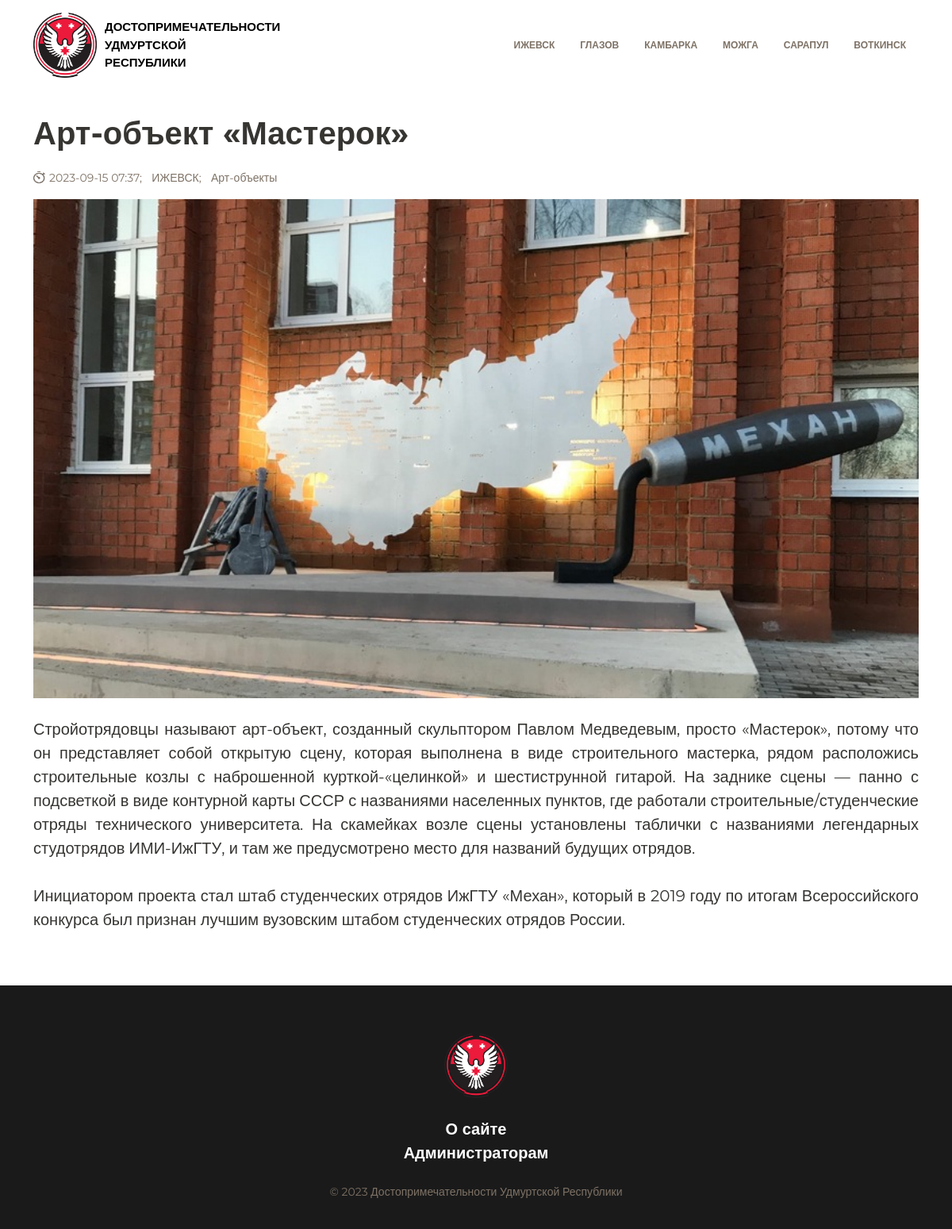
The page /single.php?post=55 on the database its author committed.
### tables this page shows
CREATE TABLE `cities` (
  `id_city` int NOT NULL,
  `name_city` varchar(255) NOT NULL
);

CREATE TABLE `posts` (
  `id_post` int NOT NULL,
  `id_topic` int NOT NULL,
  `title` varchar(255) NOT NULL,
  `img` varchar(255) NOT NULL,
  `description` text NOT NULL,
  `date` timestamp NOT NULL DEFAULT CURRENT_TIMESTAMP,
  `id_city` int NOT NULL
);

CREATE TABLE `topics` (
  `id_topic` int NOT NULL,
  `title_topic` varchar(255) NOT NULL
);

### app/database/db.php (called while the page is built, shortened)
<?php
require 'connect.php';
function dbCheckError($query)
{
    $errInfo = $query->errorInfo();
    return true;
}
function selectAll($table, $params = [])
{
    global $pdo;
    $sql = "SELECT * FROM $table";
    $query = $pdo->prepare($sql);
    $query->execute();
    return $query->fetchAll();
}
function sortOld($table, $param)
{
    global $pdo;
    $sql = "SELECT * FROM `cities` ORDER BY $param ASC";
    $query = $pdo->prepare($sql);
    $query->execute();
    return $query->fetchAll();
}
function selectTopic($table1, $table2, $id){
    global $pdo;
    $sql = "SELECT p.*, u.title_topic FROM $table1 AS p JOIN $table2 AS u ON p.id_topic = u.id_topic WHERE p.id_post=$id";
    $query = $pdo->prepare($sql);
    $query->execute();
    return $query->fetch();
}
function selectCity($table1, $table2, $id){
    global $pdo;
    $sql = "SELECT p.*, u.name_city FROM $table1 AS p JOIN $table2 AS u ON p.id_city = u.id_city WHERE p.id_post=$id";
    $query = $pdo->prepare($sql);
    $query->execute();
    return $query->fetch();
}

### single.php (the view, shortened to what this page needs)
<?php
$post= selectTopic('posts', 'topics', $_GET['post']);
$c_post= selectCity('posts', 'cities', $_GET['post']);
?>
<html lang="ru">
<head>
    <link rel="stylesheet" href="assets/style/bootstrap.min.css">
    <link rel="stylesheet" href="assets/style/style.css">
    <link rel="stylesheet" href="assets/style/media.css">
</head>
<body>
    <div class="wrap">
        <div class="container">
            <?php include("app/include/header.php"); ?>
        </div>
        <main>
            <div class="container my-4">
                <div class="single_block">
                    <p class="txt40">
                        <?= $post['title']; ?>
                    </p>
                    <div class="time">
                        <img src="/assets/img/time.png">
                        <p class="date_txt">
                            <?= mb_substr($post['date'], 0, -3, 'UTF-8').';'; ?>&nbsp&nbsp
                        </p>
                        <p  class="date_txt"><?= $c_post['name_city'] .';'?>&nbsp&nbsp</p>
                        <p  class="date_txt"><?= $post['title_topic']?></p>
                    </div>
                    <img class="w-100" src="<?= BASE_URL . 'assets/img/posts/' . $post['img']; ?>"
                        alt="<?= $post['title'] ?>">
                    <p class="txt20 my-4 descr_single">
                        <?= $post['description'] ?>
                    </p>
                </div>
            </div>
        </main>
        <?php include("app/include/footer.php"); ?>
    </div>
</body>
</html>

### app/include/header.php (shortened to what this page needs)
<?php
$cities = selectAll('cities');
$cities = sortOld('cities', 'id_city');
?>
<header class="my-3 open">
    <a href="<?=BASE_URL . '?id_city=1' ?>" class="logo">
        <img src="assets/img/logo.png" class="logo_img">
        <p>ДОСТОПРИМЕЧАТЕЛЬНОСТИ УДМУРТСКОЙ РЕСПУБЛИКИ</p>
    </a>
    <nav id="nav" class="nav_list">
        <ul class="nav">
            <?php foreach ($cities as $key => $city): ?>
                <li class="nav-item">
                    <a class="nav-link" href="<?= BASE_URL . '?id_city=' . $city['id_city']; ?>"><?= $city['name_city']; ?></a>
                </li>
            <?php endforeach; ?><br>
        </ul>
    </nav>
</header>

### assets/style/style.css (style rules this page uses)
html,body { font-family: 'Montserrat', sans-serif; color:#363532; height:100%; }
.wrap { min-height:100%; display: flex; flex-direction: column; }
main { flex:1 1 auto; }
a,.card_link { text-decoration: none; color: #363532; }
.txt20 { font-size: 20px; font-weight: 700; }
.txt40 { font-size: 40px; font-weight: 700; }
.date_txt { font-size: 14px; color:#7E7266; }
header { display: flex; justify-content: space-between; align-items: center; }
.logo { font-size: 15px; display: flex; align-items: center; }
.logo_img { width: 80px; }
.logo p { width: 100px; color:black; margin-left: 10px; margin-bottom: 0; font-weight: 700; }
.nav-link { color: #7E7266; font-size: 12px; font-weight: 700; }
.descr_single { font-weight: 400; text-align: justify; }
.time { display: flex; }
.time img { width:15px; height:15px; margin-top:2px; }
.time p { padding-left:5px; }
.single_block { padding-bottom:20px; }

### rows shown on the page
cities: name_city "ИЖЕВСК"
cities: name_city "ГЛАЗОВ"
cities: name_city "КАМБАРКА"
cities: name_city "МОЖГА"
cities: name_city "САРАПУЛ"
cities: name_city "ВОТКИНСК"
posts: title "Арт-объект «Мастерок»", date "2023-09-15 07:37", id_city.name_city "ИЖЕВСК", id_topic.title_topic "Арт-объекты", img (picture), description "Стройотрядовцы называют арт-объект, созданный скульптором Павлом Медведевым, просто «Мастерок», потому что он представляет собой открытую сцену, которая выполнена в виде строительного мастерка, рядом расположись строительные козлы с наброшенной курткой-«целинкой» и шестиструнной гитарой. На заднике сцены — панно с подсветкой в виде контурной карты СССР с названиями населенных пунктов, где работали строительные/студенческие отряды технического университета. На скамейках возле сцены установлены таблички с названиями легендарных студотрядов ИМИ-ИжГТУ, и там же предусмотрено место для названий будущих отрядов. Инициатором проекта стал штаб студенческих отрядов ИжГТУ «Механ», который в 2019 году…"
